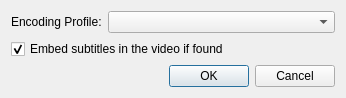
<?xml version="1.0" encoding="UTF-8"?>
<ui version="4.0">
 <class>ConfigurationDialog</class>
 <widget class="QDialog" name="ConfigurationDialog">
  <property name="geometry">
   <rect>
    <x>0</x>
    <y>0</y>
    <width>346</width>
    <height>92</height>
   </rect>
  </property>
  <property name="windowTitle">
   <string>Configuration</string>
  </property>
  <property name="windowIcon">
   <iconset resource="rsc/resources.qrc">
    <normaloff>:/MusicTranscoder/settings.ico</normaloff>:/MusicTranscoder/settings.ico</iconset>
  </property>
  <layout class="QVBoxLayout" name="verticalLayout_2">
   <item>
    <layout class="QHBoxLayout" name="horizontalLayout" stretch="0,1">
     <item>
      <widget class="QLabel" name="label">
       <property name="text">
        <string>Encoding Profile:</string>
       </property>
      </widget>
     </item>
     <item>
      <widget class="QComboBox" name="m_profileCombo"/>
     </item>
    </layout>
   </item>
   <item>
    <widget class="QCheckBox" name="m_embedSubtitles">
     <property name="text">
      <string>Embed subtitles in the video if found</string>
     </property>
     <property name="checked">
      <bool>true</bool>
     </property>
    </widget>
   </item>
   <item>
    <widget class="QDialogButtonBox" name="buttonBox">
     <property name="locale">
      <locale language="English" country="UnitedStates"/>
     </property>
     <property name="orientation">
      <enum>Qt::Horizontal</enum>
     </property>
     <property name="standardButtons">
      <set>QDialogButtonBox::Cancel|QDialogButtonBox::Ok</set>
     </property>
     <property name="centerButtons">
      <bool>false</bool>
     </property>
    </widget>
   </item>
  </layout>
 </widget>
 <resources>
  <include location="rsc/resources.qrc"/>
 </resources>
 <connections>
  <connection>
   <sender>buttonBox</sender>
   <signal>accepted()</signal>
   <receiver>ConfigurationDialog</receiver>
   <slot>accept()</slot>
   <hints>
    <hint type="sourcelabel">
     <x>248</x>
     <y>254</y>
    </hint>
    <hint type="destinationlabel">
     <x>157</x>
     <y>274</y>
    </hint>
   </hints>
  </connection>
  <connection>
   <sender>buttonBox</sender>
   <signal>rejected()</signal>
   <receiver>ConfigurationDialog</receiver>
   <slot>reject()</slot>
   <hints>
    <hint type="sourcelabel">
     <x>316</x>
     <y>260</y>
    </hint>
    <hint type="destinationlabel">
     <x>286</x>
     <y>274</y>
    </hint>
   </hints>
  </connection>
 </connections>
</ui>
